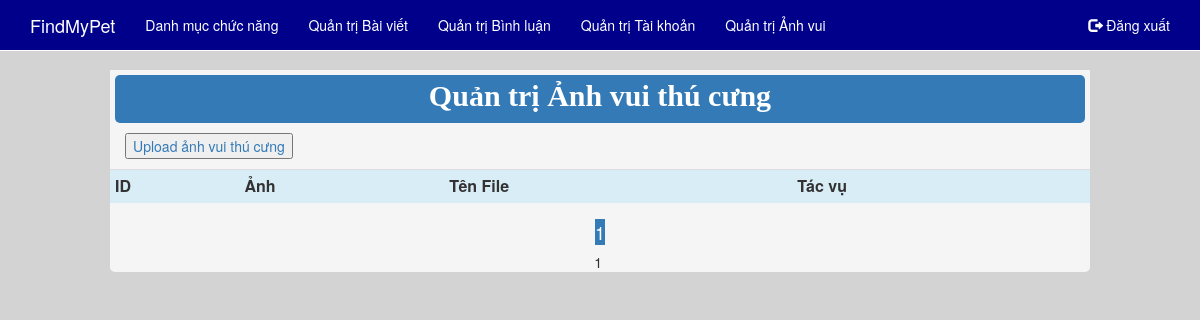
Page /Admin/QLAnhVuiThuCung.php (signed in) on the earlier database version.
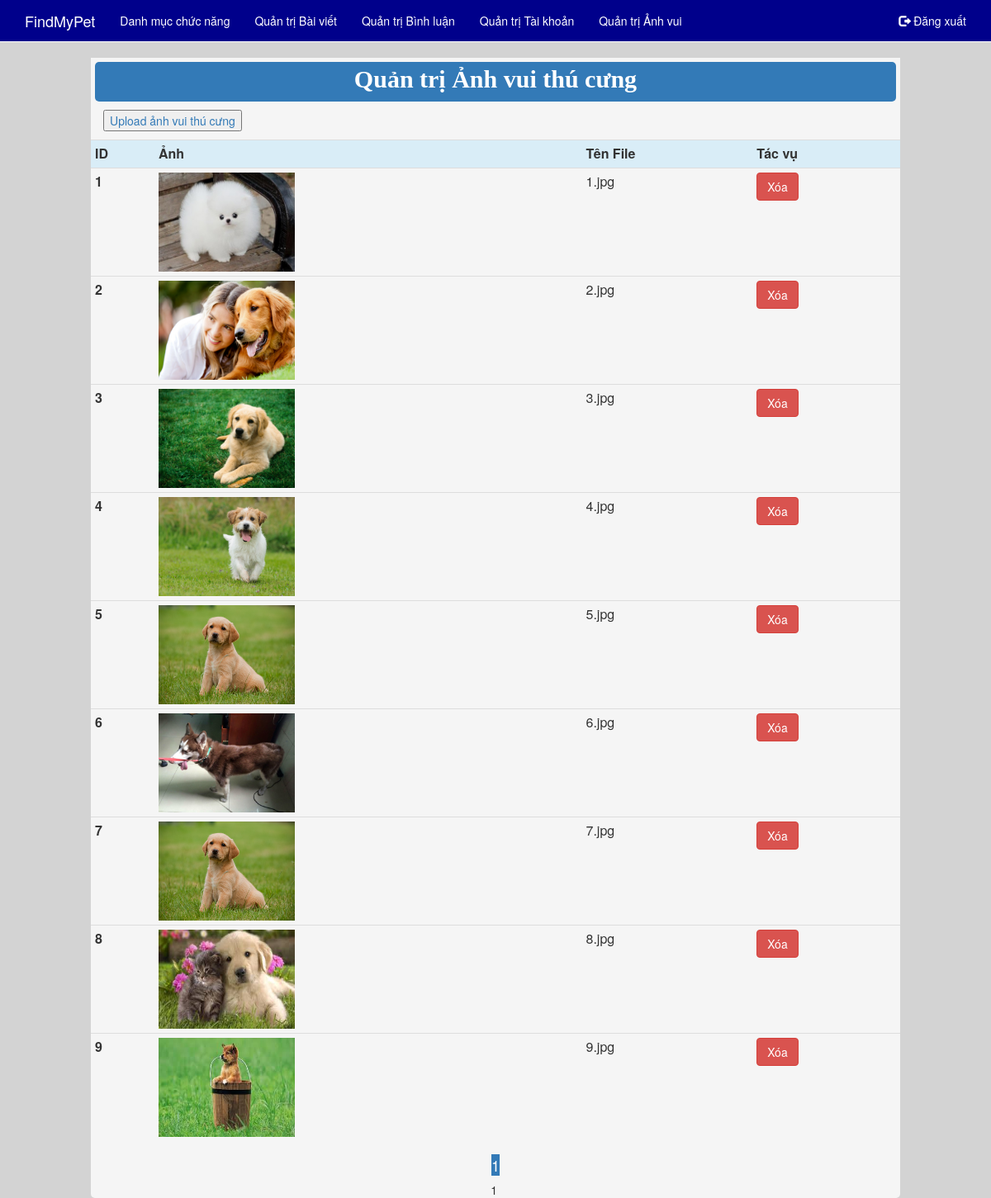
Same page on the later database version.
### tables this page shows
CREATE TABLE IF NOT EXISTS `slider` (
  `ID` int(11) NOT NULL,
  `TenFile` varchar(50) NOT NULL
);

### Admin/QLAnhVuiThuCung.php (the view, shortened to what this page needs)
<html>
<head>
    <link href="../Bootstrap/css/bootstrap.min.css" rel="stylesheet">
    <link href="../css/menu.css" rel="stylesheet">
    <link rel="stylesheet" type="text/css" href="../css/style.css" media="screen" />
</head>
<body style="background-color: lightgrey;min-height:100%;">
	<?php
        include("menu_Admin.php");
    ?>
<div class="container" style="background-color: whitesmoke;width:980px; border-radius: 5px;">
	<div class="row" style="background-color: whitesmoke;padding-top: 5px;">
    	<p class="bg-primary" style="margin-right: 5px;margin-left: 5px;font-size: 30px;color:white;font-family: tahoma;text-align: center;border-radius:5px;padding-bottom: 5px;"> <b>Quản trị Ảnh vui thú cưng</b> </p>
    </div>
    <div class="row">
        <div class="col-md-3">
        	<p><a href="AnhVui_Upload.php"><input type="button" value="Upload ảnh vui thú cưng"/></a> </p>
        </div>
	</div>
	<div class="row" align="center">
        <table class="table table-condensed" width="50%">
        <tr>
            <th class="info">ID</th>
            <th class="info">Ảnh</th>
            <th class="info">Tên File</th>
            <th class="info">Tác vụ</th>
        </tr>
        <?php
            $conn = ConnectDB::connect();
            $sql = "SELECT * FROM Slider ORDER BY ID ASC";
			$row_per_page=10;
            $resultAll = mysqli_query($conn, $sql);
			$rows = $resultAll->num_rows;
			if ($rows>$row_per_page) $page=ceil($rows/$row_per_page);
			else $page=1;
			if(array_key_exists('start',$_GET))
			{
				$start = $_GET['start'];
			}
			else
				$start = 0;
			$sql .= " LIMIT ".$start.",".$row_per_page;
			$result = mysqli_query($conn, $sql);
            if($result->num_rows > 0)
            {
                while($row = $result->fetch_assoc())
                {
                    echo "<tr>";
                        echo "<th>". $row['ID'] ."</th>";
                        echo "<td><img class='imgSlide' src='../img/AnhVui/". $row['TenFile'] ."'></td>";
						echo "<td>". $row['TenFile'] ."</td>";
                        echo "<td>
                            <a href='AnhVui_Xoa.php?ID=".$row['ID']."&TenFile=".$row['TenFile']."'> <input type='button' value='Xóa' class='btn btn-danger'/> </a>
                            </td>";
                    echo "</tr>";
                }
            }
        ?>
		</table>
        <?php
		$page_cr=($start/$row_per_page)+1;
		echo "<h4><span class='bg-primary'>". $page_cr."</span></h4>";
		for($i=1;$i<=$page;$i++)
		{
		 if ($page_cr!=$i) echo "<a href='QLAnhVuiThuCung.php?start=".$row_per_page*($i-1)."'><span>".$i."&nbsp;</span></a>";
		 else echo "<span>".$i."&nbsp;</span>";
		}
		?>
    </div>
</div>
</body>
</html>

### Admin/menu_Admin.php (shortened to what this page needs)
<!DOCTYPE HTML PUBLIC "-//W3C//DTD HTML 4.01 Transitional//EN" "http://www.w3.org/TR/html4/loose.dtd">
<html>
<head>
    <link href="../Bootstrap/css/bootstrap.min.css" rel="stylesheet">
    <link href="../css/menu.css" rel="stylesheet">
    <link rel="stylesheet" type="text/css" href="../css/style.css" media="screen" />
</head>
<body>
	<nav class="navbar navbar-default navbar-fixed-top" role="navigation" style="background-color:#00008B;">
		<div class="container" >
			<div class="navbar-header">
				<a class="navbar-brand" href="../index.php">FindMyPet</a>
			</div>
			<div id="navbar" class="navbar-collapse collapse" aria-expanded="false" style="height: 1px;  ">
				<ul class="nav navbar-nav">
                    <li class="active"><a href="DMChucNang.php">Danh mục chức năng </a></li>
					<li class="active"><a href="QLBaiViet.php">Quản trị Bài viết</a></li>
                    <li class="active"><a href="QLBinhLuan.php">Quản trị Bình luận</a></li>
					<li class="active"><a href="QLTaiKhoan.php">Quản trị Tài khoản</a></li>
                    <li class="active"><a href="QLAnhVuiThuCung.php">Quản trị Ảnh vui</a></li>
				</ul>
				<ul class="nav navbar-nav navbar-right">
					<li class="active"><a href="../PHP/Logout.php"><span class="glyphicon glyphicon-log-out"></span> Đăng xuất</a></li>
      			</ul>
			</div>
		</div>
	</nav>
</body>
</html>

### css/menu.css (style rules this page uses)
.navbar-default { background-color: rgba(0, 0, 0, 0.8); border-color: white; }
.navbar-default .navbar-brand { color: white; }
.navbar-default .navbar-nav > .active > a { color: white; background-color: #00008B; }
.navbar-default .navbar-nav > li > a { color:white; }

### css/style.css (style rules this page uses)
.imgSlide { width:165px; height:120px; }

Differences in the rows shown:
added slider: ID "1", TenFile (picture), TenFile "1.jpg"
added slider: ID "2", TenFile (picture), TenFile "2.jpg"
added slider: ID "3", TenFile (picture), TenFile "3.jpg"
added slider: ID "4", TenFile (picture), TenFile "4.jpg"
added slider: ID "5", TenFile (picture), TenFile "5.jpg"
added slider: ID "6", TenFile (picture), TenFile "6.jpg"
added slider: ID "7", TenFile (picture), TenFile "7.jpg"
added slider: ID "8", TenFile (picture), TenFile "8.jpg"
added slider: ID "9", TenFile (picture), TenFile "9.jpg"
